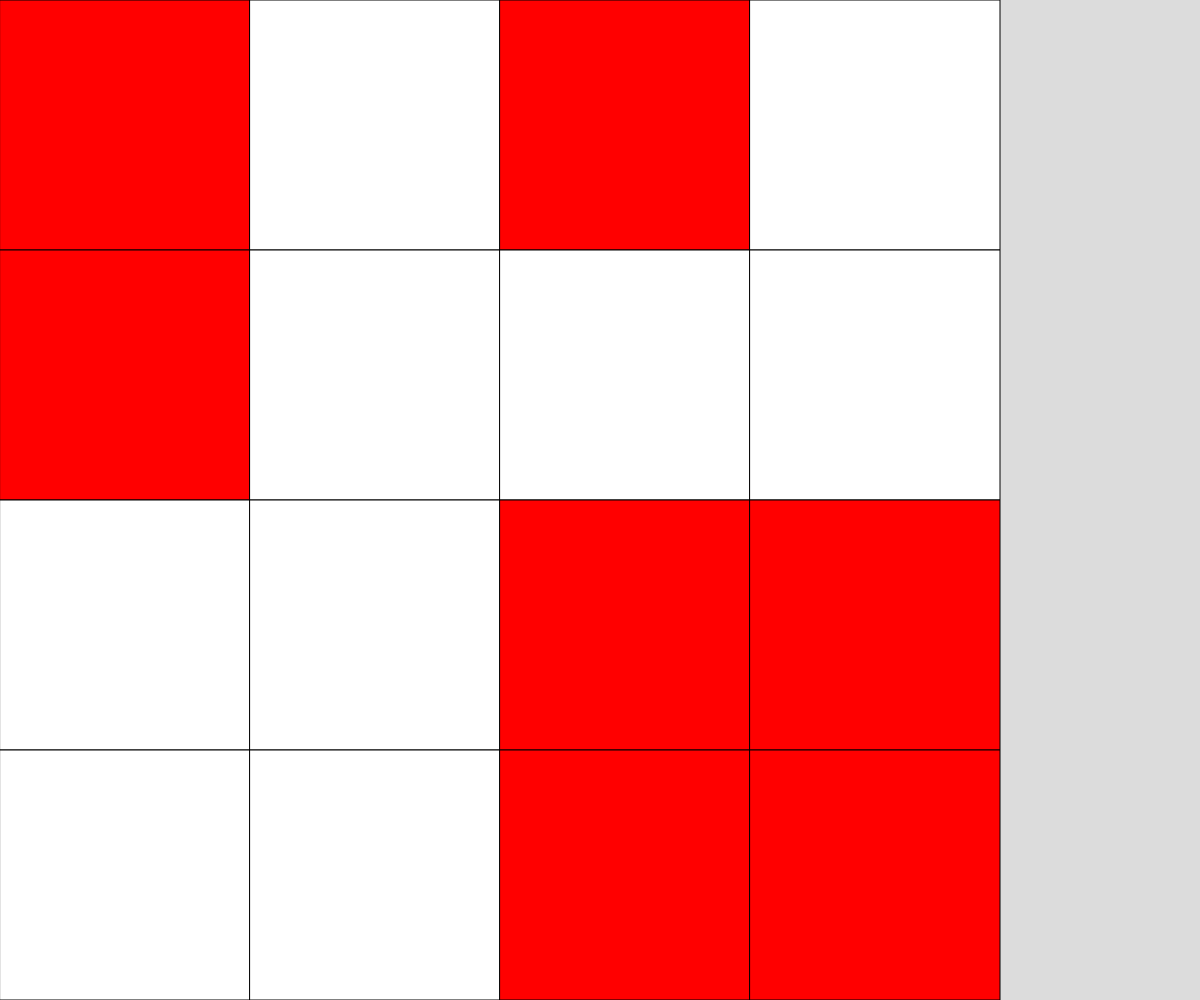
Frame 1 (no input)
Frame 60 (no input): identical to frame 1, image omitted
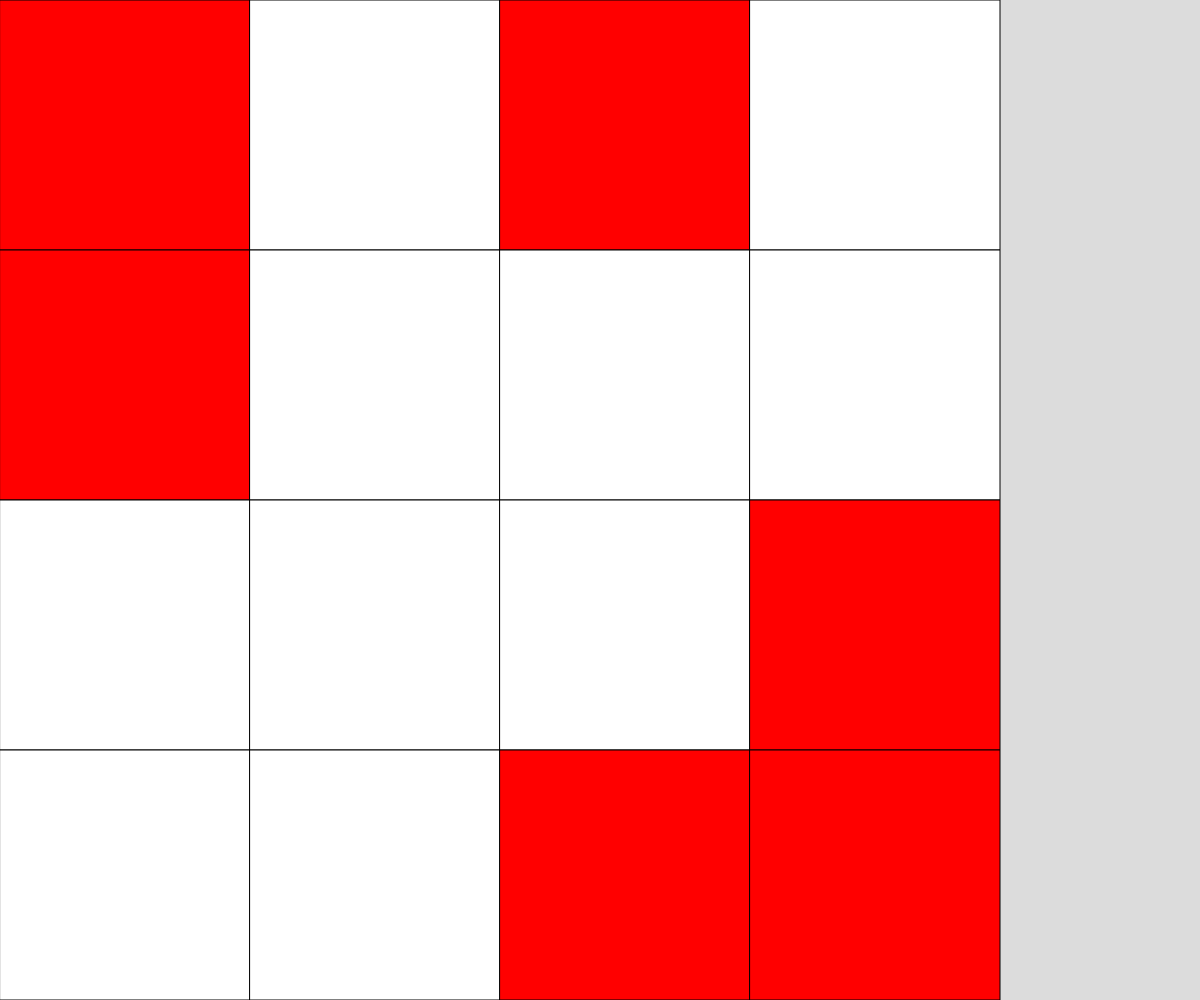
Frame 120 (the mouse pressed at the canvas centre since frame 60)

The p5.js sketch that drew these frames (run headless with seeded random() and noise() and a simulated clock; from frame 60 on, the mouse is pressed at the canvas centre):

// p5.js sketch
// ── sketch.js
// Grid demo
// Learning 2d arrays
// Date
//
// Extra for Experts:
// - describe what you did to take this project "above and beyond"

// let theGrid = [[1, 0, 1, 0],
//                [0, 0, 1, 1],
//                [1, 1, 0, 0],
//                [0, 1, 0, 1]];

// const SQUARE_DIMENSIONS = theGrid.length;
let theGrid;
const SQUARE_DIMENSIONS = 4;

let cellSize;

function setup() {
  createCanvas(windowWidth, windowHeight);
  if (width < height) {
    cellSize = width/SQUARE_DIMENSIONS;
  }
  else {
    cellSize = height/SQUARE_DIMENSIONS;
  }
  theGrid = generateRandomGrid(SQUARE_DIMENSIONS,SQUARE_DIMENSIONS);
}

function draw() {
  background(220);
  showGrid();
}

function showGrid() {
  for (let y = 0; y < SQUARE_DIMENSIONS; y++) {
    for (let x = 0; x < SQUARE_DIMENSIONS; x++) {
      if (theGrid[y][x] === 1) {
        fill("red");
      }
      else if (theGrid[y][x] === 0) {
        fill("white");
      }
      square(x * cellSize , y * cellSize, cellSize);
    }
  }
}

function mousePressed() {
  let x = Math.floor(mouseX/cellSize);
  let y = Math.floor(mouseY/cellSize);

  toggleCell(x,y);
}

function toggleCell(x,y) {
  if (theGrid[y][x] === 1) {
    theGrid[y][x] = 0;
  }
  else if (theGrid[y][x] === 0) {
    theGrid[y][x] = 1;
  }
}

function generateRandomGrid(cols, rows) {
  let newGrid = [];
  for (let y = 0; y < rows; y ++) {
    newGrid.push([]);
    for (let x = 0; x < cols; x ++) {
      if (random(100) < 50) {
        newGrid[y].push(0);
      }
      else {
        newGrid[y].push(1);
      }
    }
  }
  return newGrid;
}
